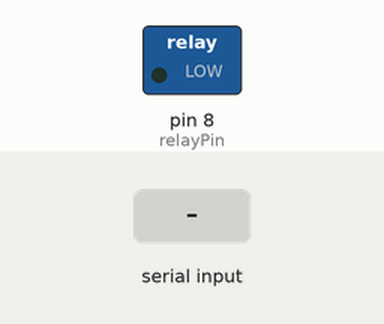
A sketch run on a simulated Arduino Uno, built with avr-gcc and run on an emulated ATmega328P. Parts: switched loads named in the sketch (green lamp = pin HIGH). The test bench sets the inputs (shaded band).

Above: at 1.2 s.
1.3 s: "M" received over Serial
At 2.5 s:
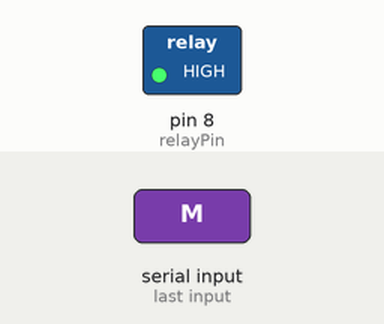
2.8 s: "F" received over Serial
At 3.8 s:
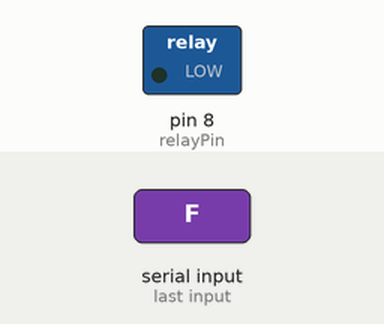
Timing chart, 0 to 5.8 s (numbered marks = the images above; inputs shaded):
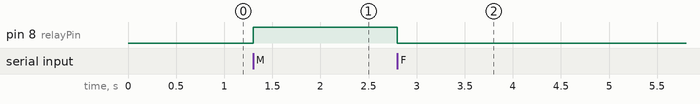

Measured:
- after the input at 1.3 s, pin 8 (relayPin): LOW → HIGH at once
- after the input at 2.8 s, pin 8 (relayPin): HIGH → LOW at once

The sketch:

AI-Fan.ino
```cpp
int relayPin = 8;

void setup() {
  pinMode(relayPin, OUTPUT);
  digitalWrite(relayPin, LOW); // Start OFF
  Serial.begin(9600);
}

void loop() {
  if (Serial.available()) {
    char command = Serial.read();

    if (command == 'M') {
      digitalWrite(relayPin, HIGH); // Relay ON (Fan ON)
    }
    else if (command == 'F') {
      digitalWrite(relayPin, LOW);  // Relay OFF (Fan OFF)
    }
  }
}
```
